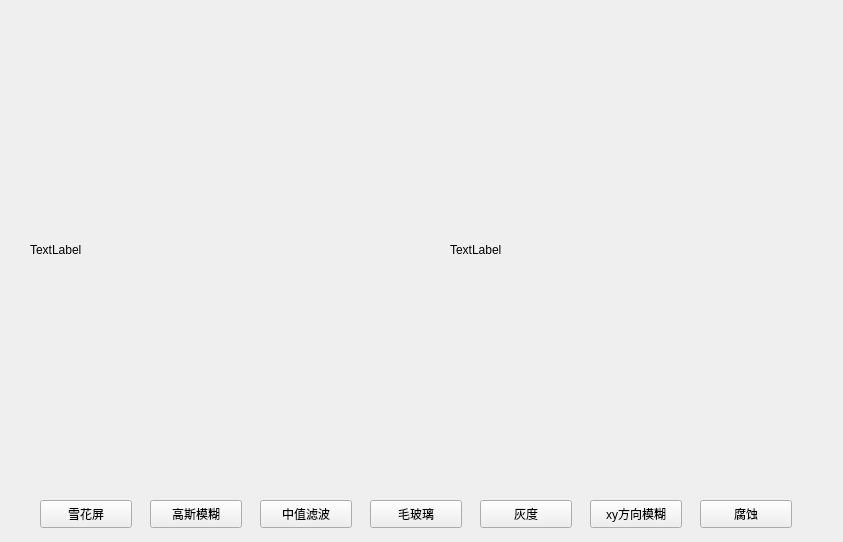
<?xml version="1.0" encoding="UTF-8"?>
<ui version="4.0">
 <class>OpencvWidget</class>
 <widget class="QWidget" name="OpencvWidget">
  <property name="geometry">
   <rect>
    <x>0</x>
    <y>0</y>
    <width>843</width>
    <height>542</height>
   </rect>
  </property>
  <property name="windowTitle">
   <string>OpencvWidget</string>
  </property>
  <widget class="QPushButton" name="pushButton">
   <property name="geometry">
    <rect>
     <x>40</x>
     <y>500</y>
     <width>92</width>
     <height>28</height>
    </rect>
   </property>
   <property name="text">
    <string>雪花屏</string>
   </property>
  </widget>
  <widget class="QPushButton" name="pushButton_2">
   <property name="geometry">
    <rect>
     <x>150</x>
     <y>500</y>
     <width>92</width>
     <height>28</height>
    </rect>
   </property>
   <property name="text">
    <string>高斯模糊</string>
   </property>
  </widget>
  <widget class="QPushButton" name="pushButton_3">
   <property name="geometry">
    <rect>
     <x>260</x>
     <y>500</y>
     <width>92</width>
     <height>28</height>
    </rect>
   </property>
   <property name="text">
    <string>中值滤波</string>
   </property>
  </widget>
  <widget class="QPushButton" name="pushButton_4">
   <property name="geometry">
    <rect>
     <x>370</x>
     <y>500</y>
     <width>92</width>
     <height>28</height>
    </rect>
   </property>
   <property name="text">
    <string>毛玻璃</string>
   </property>
  </widget>
  <widget class="QPushButton" name="pushButton_5">
   <property name="geometry">
    <rect>
     <x>480</x>
     <y>500</y>
     <width>92</width>
     <height>28</height>
    </rect>
   </property>
   <property name="text">
    <string>灰度</string>
   </property>
  </widget>
  <widget class="QPushButton" name="pushButton_6">
   <property name="geometry">
    <rect>
     <x>590</x>
     <y>500</y>
     <width>92</width>
     <height>28</height>
    </rect>
   </property>
   <property name="text">
    <string>xy方向模糊</string>
   </property>
  </widget>
  <widget class="QPushButton" name="pushButton_7">
   <property name="geometry">
    <rect>
     <x>700</x>
     <y>500</y>
     <width>92</width>
     <height>28</height>
    </rect>
   </property>
   <property name="text">
    <string>腐蚀</string>
   </property>
  </widget>
  <widget class="QLabel" name="label">
   <property name="geometry">
    <rect>
     <x>30</x>
     <y>10</y>
     <width>359</width>
     <height>480</height>
    </rect>
   </property>
   <property name="text">
    <string>TextLabel</string>
   </property>
  </widget>
  <widget class="QLabel" name="label_2">
   <property name="geometry">
    <rect>
     <x>450</x>
     <y>10</y>
     <width>359</width>
     <height>480</height>
    </rect>
   </property>
   <property name="text">
    <string>TextLabel</string>
   </property>
  </widget>
 </widget>
 <layoutdefault spacing="6" margin="11"/>
 <resources/>
 <connections/>
</ui>
